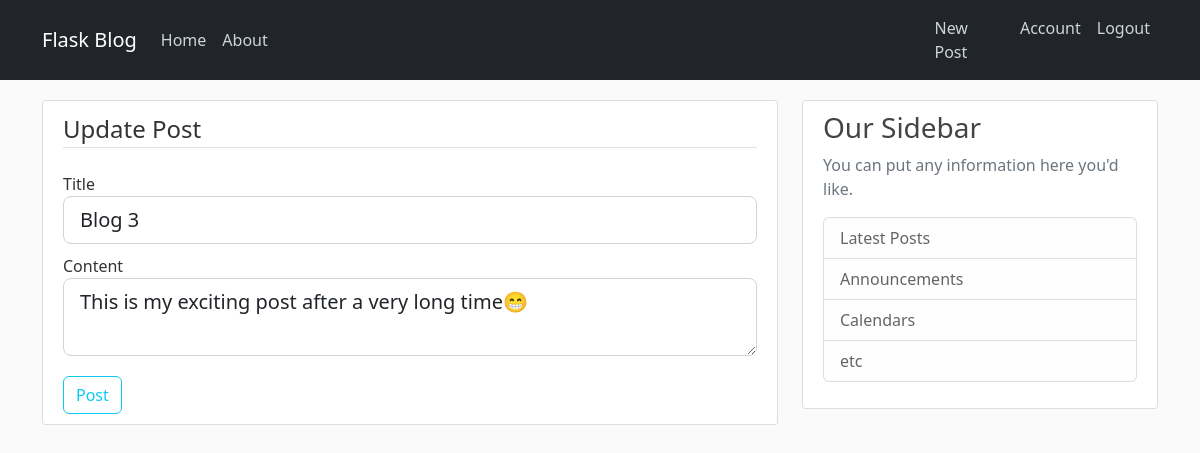
The app's page /post/3/update (signed in) with its own data.
### flaskblog/models.py (models this page shows, shortened)
class Post(db.Model):
    id = db.Column(db.Integer, primary_key=True)
    title = db.Column(db.String(100), nullable=False)
    date_posted = db.Column(db.DateTime, nullable=False,
                            default=datetime.utcnow)
    content = db.Column(db.Text, nullable=False)
    user_id = db.Column(db.Integer, db.ForeignKey('user.id'), nullable=False)

### flaskblog/posts/routes.py (the view)
@posts.route("/post/<int:post_id>/update", methods=['GET', 'POST'])
@login_required
def update_post(post_id):
    post = Post.query.get_or_404(post_id)
    if post.author != current_user:
        abort(403)
    form = PostForm()
    if form.validate_on_submit():
        post.title = form.title.data
        post.content = form.content.data
        db.session.commit()
        flash('Your post has been updated!', 'success')
        return redirect(url_for('posts.post', post_id=post.id))
    elif request.method == 'GET':
        form.title.data = post.title
        form.content.data = post.content
    return render_template('create_post.html', title='Update Post', form=form, legend='Update Post')

### flaskblog/posts/forms.py
class PostForm(FlaskForm):
    title = StringField('Title', validators=[DataRequired()])
    content = TextAreaField('Content', validators=[DataRequired()])
    submit = SubmitField('Post')

### flaskblog/models.py (called while the page is built)
@login_manager.user_loader
def load_user(user_id):
    return User.query.get(int(user_id))

### flaskblog/templates/create_post.html (shortened to what this page needs)
{% extends "layout.html" %} {% block content %}
<div class="content-section" style="margin-top: 20px">
  <form method="POST" action="">
    <fieldset class="form-group">
      <legend class="border-bottom mb-4">{{ legend }}</legend>
      <div class="form-group" style="margin-top: 10px">
        {{ form.title.label(class="form-control-label") }} {% if
        form.title.errors %} {{ form.title(class="form-control form-control-lg
        is-invalid") }}
        <div class="invalid-feedback">
          {% for error in form.title.errors %}
          <span>{{ error }}</span>
          {% endfor %}
        </div>
        {% else %} {{ form.title(class="form-control form-control-lg") }} {%
        endif %}
      </div>
      <div class="form-group" style="margin-top: 10px">
        {{ form.content.label(class="form-control-label") }} {% if
        form.content.errors %} {{ form.content(class="form-control
        form-control-lg is-invalid") }}
        <div class="invalid-feedback">
          {% for error in form.content.errors %}
          <span>{{ error }}</span>
          {% endfor %}
        </div>
        {% else %} {{ form.content(class="form-control form-control-lg") }} {%
        endif %}
      </div>
    </fieldset>
    <div class="form-group" style="margin-top: 20px">
      {{ form.submit(class="btn btn-outline-info") }}
    </div>
  </form>
</div>
{% endblock content %}

### flaskblog/static/main.css (style rules this page uses)
body { background: #fafafa; color: #333333; margin-top: 5rem; }
.content-section { background: #ffffff; padding: 10px 20px; border: 1px solid #dddddd; border-radius: 3px; margin-bottom: 20px; }

### records on screen
Post: title "Blog 3", content "This is my exciting post after a very long time😁"

### other values on screen
{{ legend }} "Update Post"
